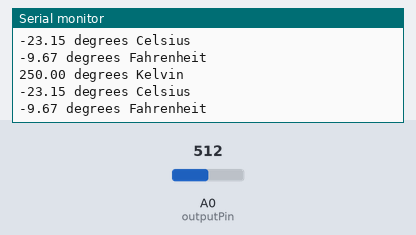
Recording of a sketch running on a simulated Arduino Uno, built with avr-gcc and run on an emulated ATmega328P. On the bench: the last lines printed to the serial monitor. The inputs (shaded band) are chosen by the test bench; at power-on: A0 (outputPin) = 512.

Above: at 3.8 s.
3.9 s: A0 (outputPin) set to 716
At 6.5 s:
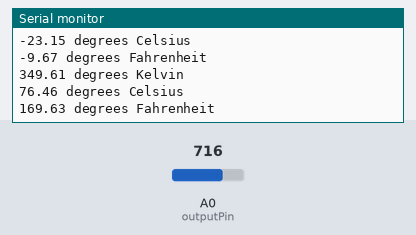
7.8 s: A0 (outputPin) set to 900
At 10.3 s:
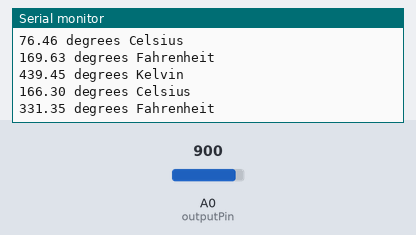
Timing chart, 0 to 11.8 s (numbered marks = the images above; inputs shaded):
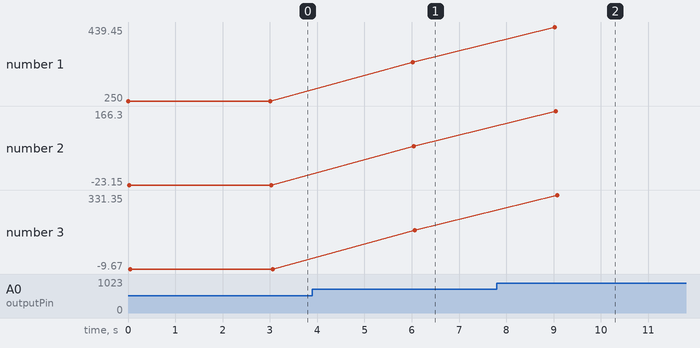

The sketch:

test.ino
```cpp
//initializes/defines the output pin of the LM335 temperature sensor
int outputPin= 0;
//this sets the ground pin to LOW and the input voltage pin to high
void setup()
{
Serial.begin(9600);
}

//main loop
void loop()
{
int rawvoltage= analogRead(outputPin);
float millivolts= (rawvoltage/1024.0) * 5000;
float kelvin= (millivolts/10);
Serial.print(kelvin);
Serial.println(" degrees Kelvin");

float celsius= kelvin - 273.15;
Serial.print(celsius);
Serial.println(" degrees Celsius");

float fahrenheit= ((celsius * 9)/5 +32);
Serial.print(fahrenheit);
Serial.println(" degrees Fahrenheit");

delay(3000);
}
```

Measured:
- after the input at 3.9 s, the serial monitor: prints a new line after 2.1 s (image 1)
- after the input at 7.8 s, the serial monitor: prints a new line after 1.2 s (image 2)
- plotted number 1: 250 → 349.61 after the input at 3.9 s, 349.61 → 439.45 after the input at 7.8 s
- plotted number 2: -23.15 → 76.46 after the input at 3.9 s, 76.46 → 166.3 after the input at 7.8 s
- plotted number 3: -9.67 → 169.63 after the input at 3.9 s, 169.63 → 331.35 after the input at 7.8 s
